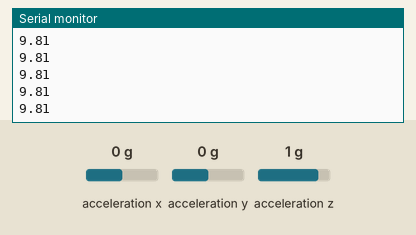
Simulated run of this sketch. Board: Arduino Uno, built with avr-gcc and run on an emulated ATmega328P. Parts: the last lines printed to the serial monitor. The inputs (shaded band) are chosen by the test bench; at power-on: acceleration x 0 g, acceleration y 0 g, acceleration z 1 g.

Above: at 1.2 s.
1.3 s: acceleration x set to -1.4 g
At 2.0 s:
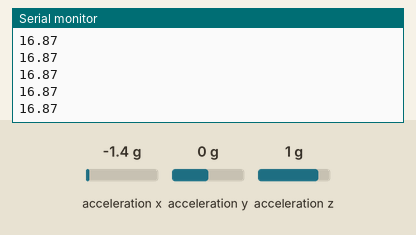
2.8 s: acceleration y set to -1.4 g
At 3.4 s:
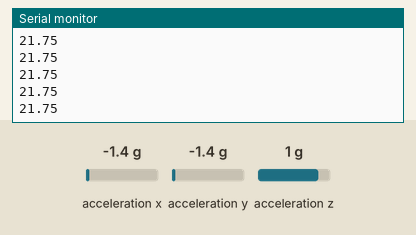
4.3 s: acceleration z set to -1.4 g
At 4.8 s:
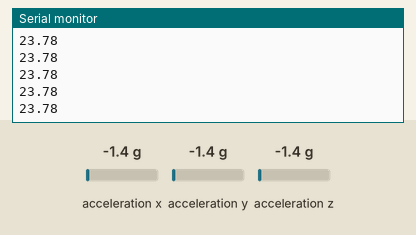
Timing chart, 0 to 5.0 s (numbered marks = the images above; inputs shaded):
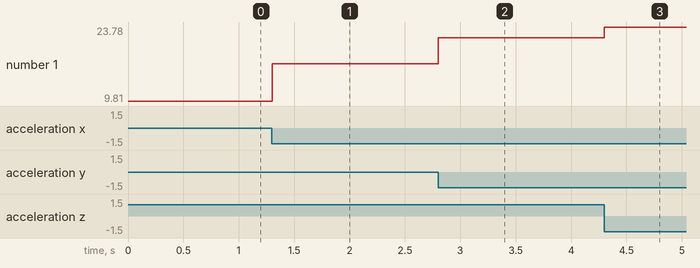

Measured:
- after the input at 1.3 s, the serial monitor: prints a new line at once (image 1)
- after the input at 2.8 s, the serial monitor: prints a new line at once (image 2)
- after the input at 4.3 s, the serial monitor: prints a new line at once (image 3)
- plotted number 1: 9.81 → 16.87 after the input at 1.3 s, 16.87 → 21.75 after the input at 2.8 s, 21.75 → 23.78 after the input at 4.3 s

The sketch:

acelertest.ino
```cpp
/**************************************************************************/
/*!

    @author   Valery Smith
    @license  BSD (see license.txt)

    This is to get accelerometer data to manipulate
*/
/**************************************************************************/

#include <Wire.h>
#include <Adafruit_MMA8451.h>
#include <Adafruit_Sensor.h>

Adafruit_MMA8451 mma = Adafruit_MMA8451();

void setup(void) {
  Serial.begin(115200);

    if (! mma.begin()) {
      Serial.println("Couldnt start");
      while (1);
    }
    //Serial.println("MMA8451 found!");

  mma.setRange(MMA8451_RANGE_2_G);
  //Serial.print("Range = "); Serial.print(2 << mma.getRange());
  ///Serial.println("G");
}
float r = 0;
unsigned long ntime = 0;
unsigned long otime = 0;
void loop() {
  // Read the 'raw' data in 14-bit counts

  mma.read();
  /*
  Serial.print("X:\t"); Serial.print(mma.x);
  Serial.print("\tY:\t"); Serial.print(mma.y);
  Serial.print("\tZ:\t"); Serial.print(mma.z);
  Serial.println();*/

  /* Get a new sensor event */
  sensors_event_t event;
  mma.getEvent(&event);

  /* Display the results (acceleration is measured in m/s^2)
    Serial.print("X: \t"); Serial.print(event.acceleration.x); Serial.print("\t");
    Serial.print("Y: \t"); Serial.print(event.acceleration.y); Serial.print("\t");
    Serial.print("Z: \t"); Serial.print(event.acceleration.z); Serial.print("\t");*/
  r = sqrt(sq(event.acceleration.x) + sq(event.acceleration.y) + sq(event.acceleration.z));
  Serial.println(r);

  ntime = millis();
  if ((ntime - otime) >= 500) {
    otime = ntime;
    Serial.println(r);
  }

  /* Get the orientation of the sensor */

  //Serial.println();


}
```
